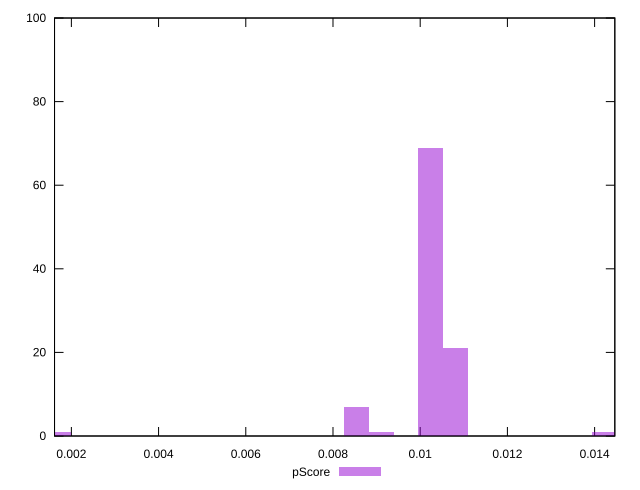

Write gnuplot code to recreate this figure.
reset

$pScore <<EOF
0.010813740026059535 21
0.010244595814161666 69
0.0017074326356936109 1
0.008537163178468055 7
0.009106307390365925 1
0.014228605297446757 1
EOF

set key outside below
set boxwidth 0.0005691442118978703
set xrange [0.0016139017118095844:0.014463504265207094]
set yrange [0:100]
set trange [0:100]
set style fill transparent solid 0.5 noborder
set terminal svg size 640, 490 enhanced background rgb 'white'
set output "reprap/cumulative-layout-shift/samples/pages+cached+noexternal/pScore/histogram.svg"

plot $pScore title "pScore" with boxes

reset
